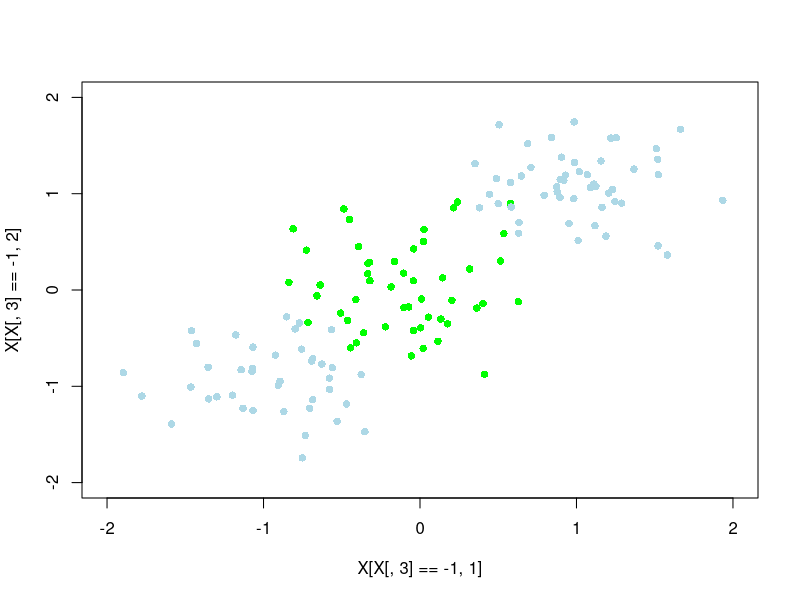
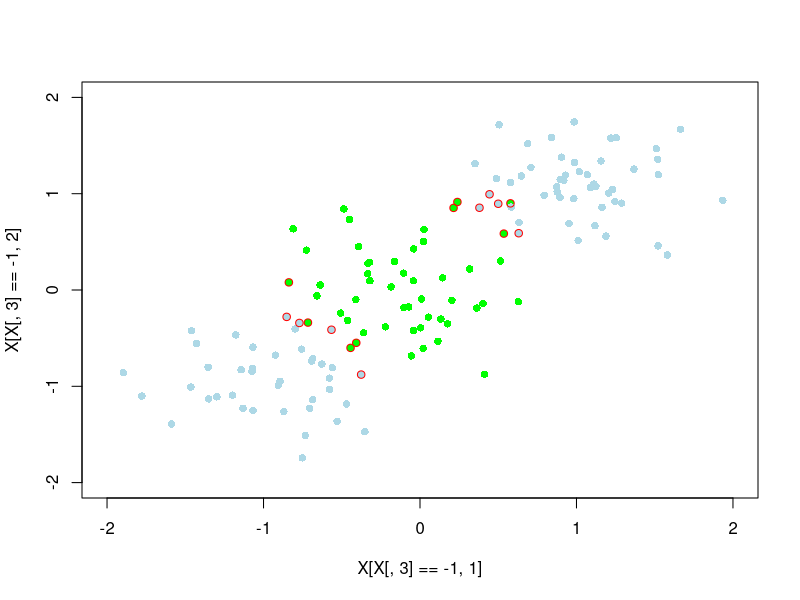
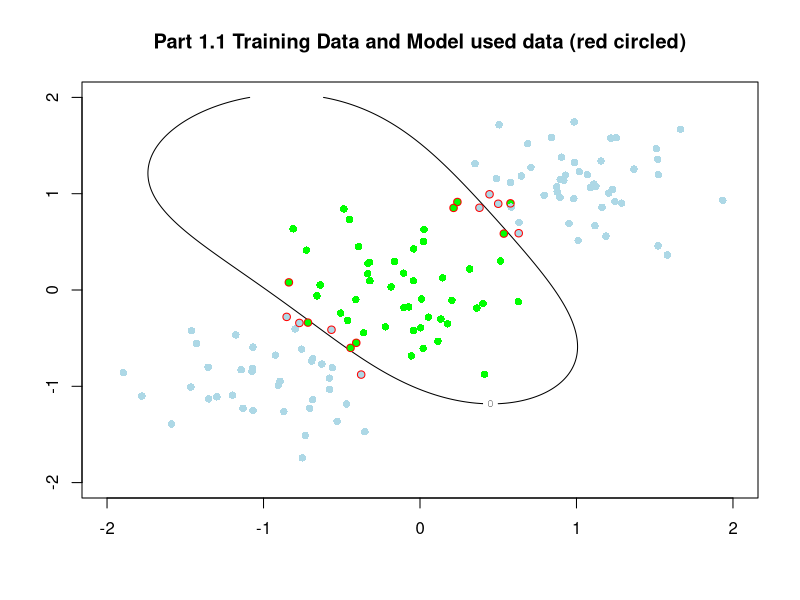

The R source for these figures, in order:
library(mvtnorm)
library(quadprog)
library(Matrix)

set.seed(7675)
x1.tmp <- cbind(rmvnorm(50,c(0,0),matrix(c(0.15,0,0,0.15),2,2)),1)
x2.tmp <- cbind(rmvnorm(50,c(1,1),matrix(c(0.15,0,0,0.15),2,2)),2)
x3.tmp <- cbind(rmvnorm(40,c(-1,-1),matrix(c(0.15,0,0,0.15),2,2)),2)

X <- rbind(x1.tmp,x2.tmp,x3.tmp)



# Solution: Most of the HW7 code are reusable. 
# For the reusable part, directly copy from HW7.R
# Changes:
#   1. dvec, since the minimize target function changed
#   2. AMat and bvect, since the constrain is changed

# modify X to have correct class indices
X[X[,3]==1,3] <- -1
X[X[,3]==2,3] <- 1

plot(X[X[,3]==-1,1],X[X[,3]==-1,2],pch=16,col="green",xlim=c(-2,2),ylim=c(-2,2))
points(X[X[,3]==1,1],X[X[,3]==1,2],pch=16,col="lightblue")


# kenrel 1
ker_1 <- function(x,y){
    return(exp(-0.5 * t(x-y) %*% (x-y)))
}

# Calculate grad matrix
## sub function: calculate the diag
Gram_diag_element <- function(x, distanceFun){
    return(distanceFun(x,x))
}

GramMat <- function(xVec,kernelFun){
    Gram_diag <- diag( apply(xVec, 1, Gram_diag_element, distanceFun = kernelFun) ) # n * n diag
    Gram_dist <- proxy::dist(xVec, method=kernelFun) # n-1 * n-1 mat
    
    return(as.matrix(Gram_dist) + Gram_diag)
}

# Dmat
DMat <- function(Tvec, GramMat){
    return(Tvec %*% t(Tvec) * GramMat)
    # In our case Tvec %*% t(Tvec) provides a 'sign' matrix for GramMat
}

# dvec
# This is different from HW7
dVec <- function(n){
    return(rep(0,n))
}

# Amat 
# This is different from HW7
AMat <- function(tn){
    IMat <- diag(length(tn))
    OneVect <- rep(1, length(tn))
    return(cbind(cbind(tn, IMat), cbind(-IMat, OneVect)))
}

# bvec
# This is different from HW7
bVec <- function(n, Nu){
    c1 <- rep(0,n+1)
    c2 <- rep(-1/n, n)
    c3 <- Nu
    return(c(c1,c2,c3))
}

# calculate B
findB <- function(tN, aN, Gmat){
    bN <- tN - colSums(aN * tN * Gmat)
    return(mean(bN))
}

# prediction
calcY <- function(xNew, tN, aN, xVec, b.num, kenrelFun){
    GramCol <- apply(xVec, 1, kenrelFun, y=xNew)
    return( sum(aN*tN*GramCol) + b.num )
}

xVec <- X[,1:2]
tN <- X[,3]

#### Data: Predicting
one.dim <- seq(-2,2,0.01)
all.x <- expand.grid(x = one.dim, y = one.dim)


Nu <- 0.1 ## I used several different Nu, and decide pick 0.1

GramMatrix_1 <- GramMat(xVec, ker_1)
DMatrix_1 <- DMat(tN, GramMatrix_1)
DVector_1 <- dVec(length(tN))
AMatrix_1 <- AMat(tN)
bVector_1 <- bVec(length(tN), Nu)
Solution_1 <- solve.QP(nearPD(DMatrix_1)$mat, DVector_1, AMatrix_1, bVector_1, meq=1)


## Model and Model used points
importantPointIndex <- which(abs(Solution_1$solution) > 0.001)
model.1.data <- xVec[importantPointIndex,]
b_1 <- findB(tN[importantPointIndex], Solution_1$solution[importantPointIndex], GramMatrix_1[importantPointIndex,importantPointIndex])
plot(X[X[,3]==-1,1],X[X[,3]==-1,2],pch=16,col="green",xlim=c(-2,2),ylim=c(-2,2))
points(X[X[,3]==1,1],X[X[,3]==1,2],pch=16,col="lightblue")
points(model.1.data[, 1], model.1.data[, 2], pch=1,col='red')


## Draw Prediction and Model used points
## This may consume more than 1 minute
prediction_1 <- apply(  all.x, 1, calcY, tN = tN[importantPointIndex], 
                        aN = Solution_1$solution[importantPointIndex], 
                        xVec = xVec[importantPointIndex,], 
                        b.num = b_1,
                        kenrelFun = ker_1)

predic_1_matrix <- matrix(prediction_1, nrow = length(one.dim))
contour(x=one.dim, y=one.dim, z=predic_1_matrix, level=c(-1,0,1), xlim = c(-2,2), ylim=c(-2,2))
title("Part 1.1 Training Data and Model used data (red circled)")
points(X[X[,3]==-1,1],X[X[,3]==-1,2],pch=16,col="green",xlim=c(-2,2),ylim=c(-2,2))
points(X[X[,3]==1,1],X[X[,3]==1,2],pch=16,col="lightblue")
points(model.1.data[, 1], model.1.data[, 2], pch=1,col='red')
